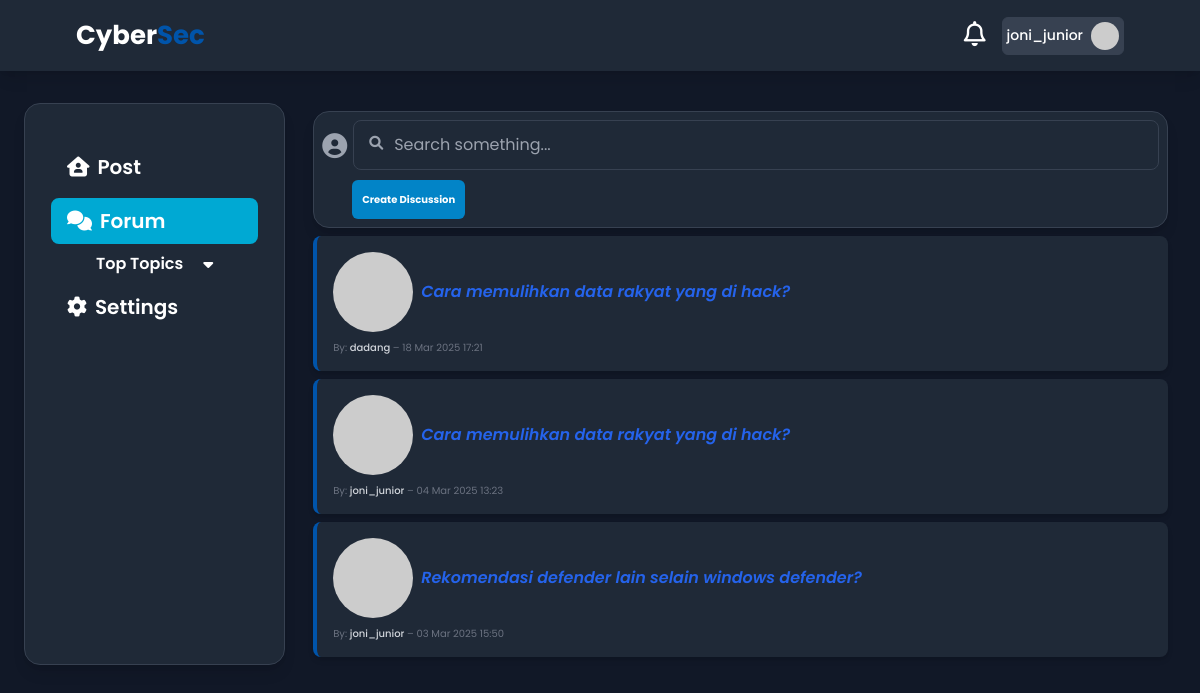
The app's page /forum.php (signed in) with its own data.
### tables this page shows
CREATE TABLE `topik` (
  `id` int(11) NOT NULL,
  `judul` text NOT NULL,
  `deskripsi` text DEFAULT NULL,
  `tanggal` datetime NOT NULL,
  `id_user` int(11) NOT NULL
);

CREATE TABLE `users` (
  `id` int(11) NOT NULL,
  `username` varchar(255) NOT NULL,
  `email` varchar(255) NOT NULL,
  `password` varchar(2555) NOT NULL
);

### forum.php (the view, shortened to what this page needs)
<!DOCTYPE html>
<html lang="en">
    <head>
        <script src="https://cdn.tailwindcss.com"></script>
         <link rel="stylesheet" href="./style/style3.css">
        <link rel="stylesheet" href="https://cdnjs.cloudflare.com/ajax/libs/font-awesome/6.0.0-beta3/css/all.min.css">
      </head>
<body class="bg-gray-900 min-h-screen">
    <header class="bg-gray-800 shadow-lg">
        <nav class="w-[90%] p-4 mx-auto flex items-center justify-between text-white">
            <div class="nav-judul">
                <h1 class="font-[700] text-[26px] judul text-white">Cyber<span class="text-[#0054AA] kata-2">Sec </span></h1>
            </div>
            <div class="nav-icon flex items-center">
                <div class="flex gap-4">
                    <button class="notifikasi"><i class="fa-regular fa-bell text-[25px]"></i></button>
                    <button class="username-profile border border-gray-700 bg-gray-700 p-1 rounded-md flex items-center gap-2 text-[14px] h-fit w-fit">
                        <span class="font-[500] flex items-center"><?php echo htmlentities($_SESSION['user']['username']) ?></span>
                        <img src="https://www.gravatar.com/avatar/<?php echo md5(strtolower(trim($_SESSION['user']['email']))); ?>?s=48&d=monsterid" class="rounded-[50%] w-7 h-7">
                    </button>
                </div>
            </div>
        </nav>
    </header>
    <main class="mt-2 md:grid md:grid-cols-[0.6fr_2fr] md:p-6 md:mx-auto md:gap-5">
        <div class="fixed bottom-0 md:bottom-auto left-0 right-0 md:relative  left flex justify-center md:justify-start md:flex-col gap-4 md:h-full bg-gray-800 md:rounded-[16px] shadow-lg border border-gray-700">
            <div class="navbar-left md:pt-10">
                <div class="navbar-nav flex justify-center">
                    <ul class="flex md:flex-col gap-2 w-[100%]">
                    <a href="utama.php"><div class="flex hover:bg-[#00A9D3] duration-[0.2s] mx-auto px-4 py-2 rounded-lg w-[80%]">
                             <li class="text-white font-[600] text-[20px] "><i class="fa-solid fa-house-user mr-2"></i><span class="hidden md:inline">Post</span></li>
                        </div>
                    </a>
                    <a href="#"><div class="flex bg-[#00A9D3]  hover:bg-[#34a6c2] duration-[0.2s] mx-auto px-4 py-2 rounded-lg w-[80%]">
                        <li class="text-white font-[600] text-[20px] "><i class="fa-solid fa-comments mr-2"></i><span class="hidden md:inline">Forum</span></li>
                       </div>
                    </a>
                    <p class="text-white font-[600] text-[16px] md:flex justify-center items-center hidden">Top Topics<i class="fa-solid fa-caret-down pl-[20px] dropdown-button"></i></p>
                    <a href=""><div class="flex hover:bg-[#00A9D3] duration-[0.2s] mx-auto px-4 py-2 rounded-lg w-[80%]">
                        <li class="text-white font-[600] text-[20px]"><i class="fa-solid fa-gear mr-2"></i><span class="hidden md:inline">Settings</span></li>
                        </div>
                    </a>
                    </ul>
                </div>
            </div>
        </div>
        <div class="center p-2">
            <div class=" bg-gray-800 rounded-[16px] shadow-lg p-2 border border-gray-700">
                <div class="flex gap-[6px] search">
                    <p class="flex items-center"><i class="fa-solid fa-circle-user text-gray-400 text-[25px]"></i></p>
                    <div class="relative search w-[100%]">
                        <input type="text" placeholder="Search something..." class="w-full p-3 pl-10 rounded-lg bg-gray-800 text-gray-200 border border-gray-700 focus:outline-none focus:ring-2 focus:ring-gray-500">
                        <i class="fa-solid fa-magnifying-glass absolute left-4 top-4 text-gray-400 text-[14px]"></i>
                    </div>
                </div>
                <div class="ml-[30px] mt-[10px]">
                    <a href="buat_diskusi.php"><button class="bg-[#0284c7] text-[10px]  px-[10px] py-[12px] rounded-[6px] text-[#fff] font-[700] hover:bg-[#4dbcf4]  duration-[0.4s] ease-in-out z-50">Create Discussion</button></a>
                </div>
            </div>
            <?php
           if(isset($_SESSION['user']) && !empty($_SESSION['user'])) {
                $pdo = require 'koneksi.php';
                $sql = "SELECT judul, tanggal, username, email, topik.id FROM topik
                INNER JOIN users ON topik.id_user = users.id
                ORDER BY tanggal DESC";
                $query = $pdo->prepare($sql);
                $query->execute();
                ?>
                <?php
                while($data = $query->fetch()) {?>
                        <figure class="mt-2 border-l-4 border-[#0054AA] pl-4 bg-gray-800 p-4 shadow-md rounded-lg w-[100%]">
                            <div class="flex items-center gap-2">
                                <div class="">
                                     <img src="https://www.gravatar.com/avatar/<?php echo md5(strtolower(trim($data['email']))); ?>?s=48&d=monsterid" class="rounded-[50%]">
                                </div>
                                <blockquote class="text-gray-700 italic">
                                    <p>
                                        <a href="lihat-topik.php?id=<?php echo $data['id'];?>" class="text-blue-600 font-semibold hover:underline"><?php echo htmlentities($data['judul']); ?></a>
                                    </p>
                                </blockquote>
                            </div>
                            <figcaption class="text-gray-500 text-[10px] mt-2">
                                By: <span class="font-medium text-gray-300"> <?php echo htmlentities($data['username']); ?> </span> – <?php echo date('d M Y H:i', strtotime($data['tanggal'])); ?>
                            </figcaption>
                        </figure>
            <?php }?>
            <?php }?>
        </div>
    </main>
</body>
</html>

### style/style3.css (style rules this page uses)
body { font-family: 'Poppins', sans-serif; }
.username-profile { cursor: pointer; }

### records on screen
topik: judul "Cara memulihkan data rakyat yang di hack?", id_user.username "dadang", tanggal "18 Mar 2025 17:21"
topik: judul "Cara memulihkan data rakyat yang di hack?", id_user.username "joni_junior", tanggal "04 Mar 2025 13:23"
topik: judul "Rekomendasi defender lain selain windows defender?", id_user.username "joni_junior", tanggal "03 Mar 2025 15:50"

### other values on screen
$_SESSION['user']['username'] "joni_junior"
